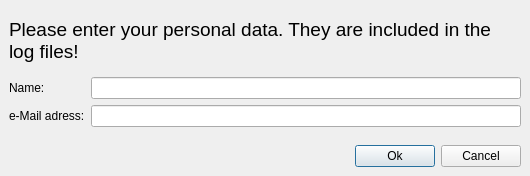
<?xml version="1.0" encoding="UTF-8"?>
<ui version="4.0">
 <class>Login</class>
 <widget class="QMainWindow" name="Login">
  <property name="windowModality">
   <enum>Qt::ApplicationModal</enum>
  </property>
  <property name="geometry">
   <rect>
    <x>0</x>
    <y>0</y>
    <width>530</width>
    <height>176</height>
   </rect>
  </property>
  <property name="sizePolicy">
   <sizepolicy hsizetype="Fixed" vsizetype="Fixed">
    <horstretch>0</horstretch>
    <verstretch>0</verstretch>
   </sizepolicy>
  </property>
  <property name="focusPolicy">
   <enum>Qt::NoFocus</enum>
  </property>
  <property name="windowTitle">
   <string>User Login</string>
  </property>
  <property name="windowIcon">
   <iconset>
    <normaloff>Icons/pulse_icon.png</normaloff>Icons/pulse_icon.png</iconset>
  </property>
  <widget class="QWidget" name="centralwidget">
   <property name="sizePolicy">
    <sizepolicy hsizetype="Preferred" vsizetype="Preferred">
     <horstretch>0</horstretch>
     <verstretch>0</verstretch>
    </sizepolicy>
   </property>
   <layout class="QVBoxLayout" name="verticalLayout_2">
    <item>
     <layout class="QVBoxLayout" name="verticalLayout">
      <item>
       <widget class="QLabel" name="label">
        <property name="maximumSize">
         <size>
          <width>16777215</width>
          <height>70</height>
         </size>
        </property>
        <property name="font">
         <font>
          <pointsize>14</pointsize>
         </font>
        </property>
        <property name="text">
         <string>Please enter your personal data. They are included in the log files!</string>
        </property>
        <property name="wordWrap">
         <bool>true</bool>
        </property>
       </widget>
      </item>
      <item>
       <layout class="QFormLayout" name="formLayout_3">
        <item row="0" column="0">
         <widget class="QLabel" name="nameLabel">
          <property name="text">
           <string>Name:</string>
          </property>
         </widget>
        </item>
        <item row="0" column="1">
         <widget class="QLineEdit" name="nameLineEdit"/>
        </item>
        <item row="1" column="0">
         <widget class="QLabel" name="eMailAdressLabel">
          <property name="text">
           <string>e-Mail adress:</string>
          </property>
         </widget>
        </item>
        <item row="1" column="1">
         <widget class="QLineEdit" name="eMailLineEdit"/>
        </item>
       </layout>
      </item>
      <item>
       <layout class="QHBoxLayout" name="horizontalLayout_2">
        <item>
         <spacer name="horizontalSpacer">
          <property name="orientation">
           <enum>Qt::Horizontal</enum>
          </property>
          <property name="sizeHint" stdset="0">
           <size>
            <width>40</width>
            <height>20</height>
           </size>
          </property>
         </spacer>
        </item>
        <item>
         <widget class="QPushButton" name="OkButton">
          <property name="text">
           <string>Ok</string>
          </property>
          <property name="autoDefault">
           <bool>false</bool>
          </property>
          <property name="default">
           <bool>true</bool>
          </property>
         </widget>
        </item>
        <item>
         <widget class="QPushButton" name="CancelButton">
          <property name="text">
           <string>Cancel</string>
          </property>
          <property name="autoDefault">
           <bool>true</bool>
          </property>
         </widget>
        </item>
       </layout>
      </item>
     </layout>
    </item>
   </layout>
  </widget>
 </widget>
 <resources/>
 <connections/>
</ui>
